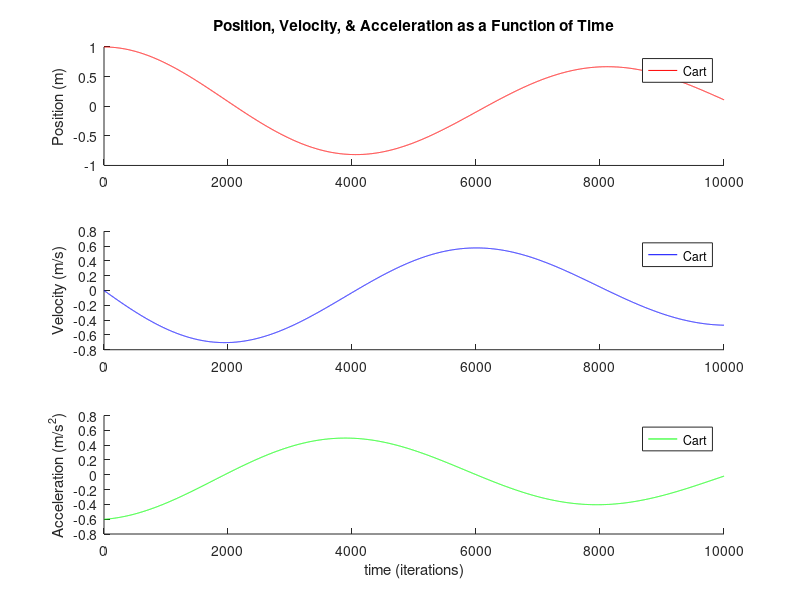

Reproduce this figure in MATLAB.
clear; close all; clc;
% Problem parameters
k1=3.17; % cart spring constant (N/m)
b1=0.529; % cart viscous damping coefficient (Ns/m)
m1=5.27; % cart mass (kg)
z10=1; % cart initial position (m)
v10=0; % cart initial velocity (m/s)
% Set time
simTime=10; % simulation time (s)
tStep=0.001; % simulation time step
iterations=simTime/tStep;
t=0:iterations;
% Pre-allocate variables for speed and add initial conditions
z1=zeros(iterations,1);
z1(1,:)=z10;
v1=zeros(iterations,1);
v1(1,:)=v10;
a1=zeros(iterations,1);
a1(1,:)=-(b1*v10+k1*z10)/m1;
% Solve the ODE's with Euler's Method
for n=2:(iterations+1)
z1(n,:)=z1(n-1,:)+v1(n-1,:)*tStep; % cart position
v1(n,:)=v1(n-1,:)+a1(n-1,:)*tStep; % cart velocity
a1(n,:)=-(b1*v1(n,:)+k1*z1(n,:))/m1; % cart acceleration
end
% Plot results
subplot(3,1,1)
hold on;
plot(t',z1,'r')
ylabel('Position (m)')
title('Position, Velocity, & Acceleration as a Function of Time')
legend('Cart')
subplot(3,1,2)
hold on;
plot(t',v1,'b')
ylabel('Velocity (m/s)')
legend('Cart')
subplot(3,1,3)
hold on;
plot(t',a1,'g')
ylabel('Acceleration (m/s^2)')
xlabel('time (iterations)')
legend('Cart')